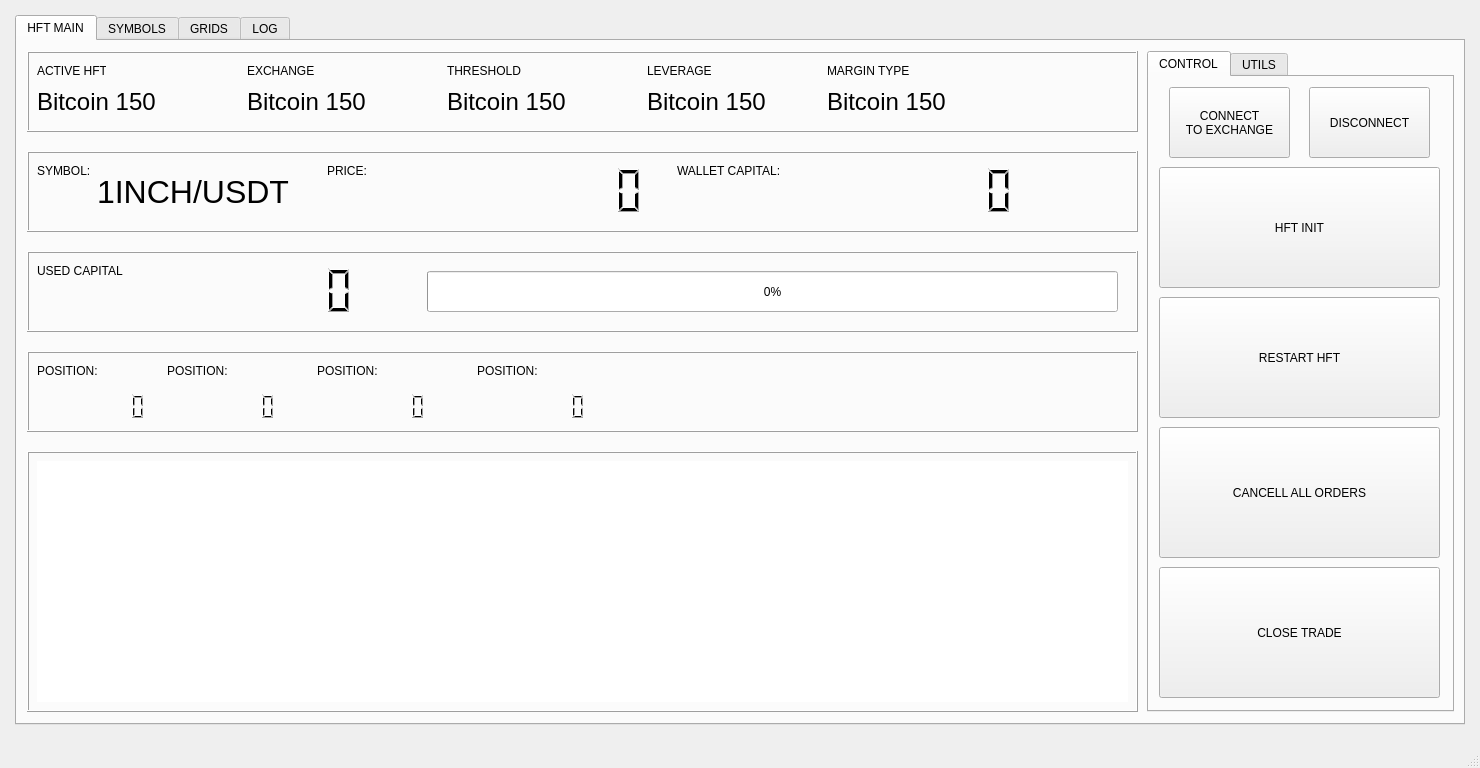
<?xml version="1.0" encoding="UTF-8"?>
<ui version="4.0">
 <class>MainWindow</class>
 <widget class="QMainWindow" name="MainWindow">
  <property name="geometry">
   <rect>
    <x>0</x>
    <y>0</y>
    <width>1480</width>
    <height>768</height>
   </rect>
  </property>
  <property name="minimumSize">
   <size>
    <width>1200</width>
    <height>768</height>
   </size>
  </property>
  <property name="windowTitle">
   <string>AiMarketsCap HFT TRADING SYSTEM</string>
  </property>
  <widget class="QWidget" name="centralwidget">
   <widget class="QWidget" name="gridLayoutWidget">
    <property name="geometry">
     <rect>
      <x>0</x>
      <y>0</y>
      <width>1481</width>
      <height>741</height>
     </rect>
    </property>
    <layout class="QGridLayout" name="gridLayout">
     <item row="0" column="0">
      <widget class="QTabWidget" name="tabWidget">
       <property name="sizePolicy">
        <sizepolicy hsizetype="Maximum" vsizetype="Maximum">
         <horstretch>0</horstretch>
         <verstretch>0</verstretch>
        </sizepolicy>
       </property>
       <property name="minimumSize">
        <size>
         <width>1450</width>
         <height>710</height>
        </size>
       </property>
       <property name="whatsThis">
        <string>&lt;html&gt;&lt;head/&gt;&lt;body&gt;&lt;p&gt;&lt;br/&gt;&lt;/p&gt;&lt;/body&gt;&lt;/html&gt;</string>
       </property>
       <property name="tabPosition">
        <enum>QTabWidget::North</enum>
       </property>
       <property name="tabShape">
        <enum>QTabWidget::Rounded</enum>
       </property>
       <property name="currentIndex">
        <number>0</number>
       </property>
       <property name="documentMode">
        <bool>false</bool>
       </property>
       <property name="tabsClosable">
        <bool>false</bool>
       </property>
       <widget class="QWidget" name="main_tab">
        <property name="focusPolicy">
         <enum>Qt::StrongFocus</enum>
        </property>
        <attribute name="title">
         <string>HFT MAIN</string>
        </attribute>
        <widget class="QFrame" name="frame">
         <property name="geometry">
          <rect>
           <x>10</x>
           <y>110</y>
           <width>1111</width>
           <height>81</height>
          </rect>
         </property>
         <property name="frameShape">
          <enum>QFrame::Box</enum>
         </property>
         <property name="frameShadow">
          <enum>QFrame::Raised</enum>
         </property>
         <widget class="QLabel" name="label">
          <property name="geometry">
           <rect>
            <x>10</x>
            <y>10</y>
            <width>69</width>
            <height>19</height>
           </rect>
          </property>
          <property name="text">
           <string>SYMBOL:</string>
          </property>
         </widget>
         <widget class="QLCDNumber" name="lcdTicker">
          <property name="geometry">
           <rect>
            <x>410</x>
            <y>10</y>
            <width>209</width>
            <height>59</height>
           </rect>
          </property>
          <property name="frameShape">
           <enum>QFrame::NoFrame</enum>
          </property>
          <property name="digitCount">
           <number>8</number>
          </property>
         </widget>
         <widget class="QLabel" name="label_2">
          <property name="geometry">
           <rect>
            <x>300</x>
            <y>10</y>
            <width>111</width>
            <height>19</height>
           </rect>
          </property>
          <property name="text">
           <string>PRICE:</string>
          </property>
         </widget>
         <widget class="QLCDNumber" name="walletcapitalLCD">
          <property name="geometry">
           <rect>
            <x>780</x>
            <y>10</y>
            <width>209</width>
            <height>59</height>
           </rect>
          </property>
          <property name="frameShape">
           <enum>QFrame::NoFrame</enum>
          </property>
          <property name="digitCount">
           <number>8</number>
          </property>
         </widget>
         <widget class="QLabel" name="label_3">
          <property name="geometry">
           <rect>
            <x>650</x>
            <y>10</y>
            <width>121</width>
            <height>19</height>
           </rect>
          </property>
          <property name="text">
           <string>WALLET CAPITAL:</string>
          </property>
         </widget>
         <widget class="QLabel" name="symbolLabel">
          <property name="geometry">
           <rect>
            <x>70</x>
            <y>20</y>
            <width>201</width>
            <height>41</height>
           </rect>
          </property>
          <property name="font">
           <font>
            <pointsize>24</pointsize>
           </font>
          </property>
          <property name="frameShape">
           <enum>QFrame::NoFrame</enum>
          </property>
          <property name="frameShadow">
           <enum>QFrame::Raised</enum>
          </property>
          <property name="text">
           <string>1INCH/USDT</string>
          </property>
         </widget>
        </widget>
        <widget class="QFrame" name="frame_2">
         <property name="geometry">
          <rect>
           <x>10</x>
           <y>410</y>
           <width>1111</width>
           <height>261</height>
          </rect>
         </property>
         <property name="frameShape">
          <enum>QFrame::Box</enum>
         </property>
         <property name="frameShadow">
          <enum>QFrame::Raised</enum>
         </property>
         <widget class="QTableView" name="orderTable">
          <property name="geometry">
           <rect>
            <x>10</x>
            <y>10</y>
            <width>1091</width>
            <height>241</height>
           </rect>
          </property>
          <property name="frameShape">
           <enum>QFrame::NoFrame</enum>
          </property>
          <property name="sortingEnabled">
           <bool>true</bool>
          </property>
          <attribute name="horizontalHeaderMinimumSectionSize">
           <number>122</number>
          </attribute>
          <attribute name="horizontalHeaderStretchLastSection">
           <bool>true</bool>
          </attribute>
         </widget>
        </widget>
        <widget class="QFrame" name="frame_3">
         <property name="geometry">
          <rect>
           <x>10</x>
           <y>210</y>
           <width>1111</width>
           <height>81</height>
          </rect>
         </property>
         <property name="frameShape">
          <enum>QFrame::Box</enum>
         </property>
         <property name="frameShadow">
          <enum>QFrame::Raised</enum>
         </property>
         <widget class="QLCDNumber" name="usedcapitalLcd">
          <property name="geometry">
           <rect>
            <x>120</x>
            <y>10</y>
            <width>209</width>
            <height>59</height>
           </rect>
          </property>
          <property name="frameShape">
           <enum>QFrame::NoFrame</enum>
          </property>
          <property name="digitCount">
           <number>8</number>
          </property>
         </widget>
         <widget class="QLabel" name="label_5">
          <property name="geometry">
           <rect>
            <x>10</x>
            <y>10</y>
            <width>111</width>
            <height>19</height>
           </rect>
          </property>
          <property name="text">
           <string>USED CAPITAL</string>
          </property>
         </widget>
         <widget class="QProgressBar" name="usedcapitalBar">
          <property name="geometry">
           <rect>
            <x>400</x>
            <y>20</y>
            <width>691</width>
            <height>41</height>
           </rect>
          </property>
          <property name="value">
           <number>0</number>
          </property>
         </widget>
        </widget>
        <widget class="QFrame" name="frame_5">
         <property name="geometry">
          <rect>
           <x>10</x>
           <y>310</y>
           <width>1111</width>
           <height>81</height>
          </rect>
         </property>
         <property name="frameShape">
          <enum>QFrame::Box</enum>
         </property>
         <property name="frameShadow">
          <enum>QFrame::Raised</enum>
         </property>
         <widget class="QLCDNumber" name="lcdTicker_13">
          <property name="geometry">
           <rect>
            <x>10</x>
            <y>40</y>
            <width>111</width>
            <height>31</height>
           </rect>
          </property>
          <property name="frameShape">
           <enum>QFrame::NoFrame</enum>
          </property>
          <property name="digitCount">
           <number>8</number>
          </property>
         </widget>
         <widget class="QLabel" name="label_18">
          <property name="geometry">
           <rect>
            <x>10</x>
            <y>10</y>
            <width>111</width>
            <height>19</height>
           </rect>
          </property>
          <property name="text">
           <string>POSITION:</string>
          </property>
         </widget>
         <widget class="QLabel" name="label_19">
          <property name="geometry">
           <rect>
            <x>140</x>
            <y>10</y>
            <width>111</width>
            <height>19</height>
           </rect>
          </property>
          <property name="text">
           <string>POSITION:</string>
          </property>
         </widget>
         <widget class="QLCDNumber" name="lcdTicker_14">
          <property name="geometry">
           <rect>
            <x>140</x>
            <y>40</y>
            <width>111</width>
            <height>31</height>
           </rect>
          </property>
          <property name="frameShape">
           <enum>QFrame::NoFrame</enum>
          </property>
          <property name="digitCount">
           <number>8</number>
          </property>
         </widget>
         <widget class="QLabel" name="label_20">
          <property name="geometry">
           <rect>
            <x>290</x>
            <y>10</y>
            <width>111</width>
            <height>19</height>
           </rect>
          </property>
          <property name="text">
           <string>POSITION:</string>
          </property>
         </widget>
         <widget class="QLCDNumber" name="lcdTicker_15">
          <property name="geometry">
           <rect>
            <x>290</x>
            <y>40</y>
            <width>111</width>
            <height>31</height>
           </rect>
          </property>
          <property name="frameShape">
           <enum>QFrame::NoFrame</enum>
          </property>
          <property name="digitCount">
           <number>8</number>
          </property>
         </widget>
         <widget class="QLabel" name="label_21">
          <property name="geometry">
           <rect>
            <x>450</x>
            <y>10</y>
            <width>111</width>
            <height>19</height>
           </rect>
          </property>
          <property name="text">
           <string>POSITION:</string>
          </property>
         </widget>
         <widget class="QLCDNumber" name="lcdTicker_16">
          <property name="geometry">
           <rect>
            <x>450</x>
            <y>40</y>
            <width>111</width>
            <height>31</height>
           </rect>
          </property>
          <property name="frameShape">
           <enum>QFrame::NoFrame</enum>
          </property>
          <property name="digitCount">
           <number>8</number>
          </property>
         </widget>
        </widget>
        <widget class="QFrame" name="frame_6">
         <property name="geometry">
          <rect>
           <x>10</x>
           <y>10</y>
           <width>1111</width>
           <height>81</height>
          </rect>
         </property>
         <property name="frameShape">
          <enum>QFrame::Box</enum>
         </property>
         <property name="frameShadow">
          <enum>QFrame::Raised</enum>
         </property>
         <widget class="QLabel" name="label_4">
          <property name="geometry">
           <rect>
            <x>10</x>
            <y>10</y>
            <width>69</width>
            <height>19</height>
           </rect>
          </property>
          <property name="text">
           <string>ACTIVE HFT</string>
          </property>
         </widget>
         <widget class="QLabel" name="label_6">
          <property name="geometry">
           <rect>
            <x>620</x>
            <y>10</y>
            <width>111</width>
            <height>19</height>
           </rect>
          </property>
          <property name="text">
           <string>LEVERAGE</string>
          </property>
         </widget>
         <widget class="QLabel" name="activehftLabel">
          <property name="geometry">
           <rect>
            <x>10</x>
            <y>30</y>
            <width>201</width>
            <height>41</height>
           </rect>
          </property>
          <property name="font">
           <font>
            <pointsize>18</pointsize>
           </font>
          </property>
          <property name="frameShape">
           <enum>QFrame::NoFrame</enum>
          </property>
          <property name="frameShadow">
           <enum>QFrame::Raised</enum>
          </property>
          <property name="text">
           <string>Bitcoin 150</string>
          </property>
         </widget>
         <widget class="QLabel" name="leverageLabel">
          <property name="geometry">
           <rect>
            <x>620</x>
            <y>30</y>
            <width>201</width>
            <height>41</height>
           </rect>
          </property>
          <property name="font">
           <font>
            <pointsize>18</pointsize>
           </font>
          </property>
          <property name="frameShape">
           <enum>QFrame::NoFrame</enum>
          </property>
          <property name="frameShadow">
           <enum>QFrame::Raised</enum>
          </property>
          <property name="text">
           <string>Bitcoin 150</string>
          </property>
         </widget>
         <widget class="QLabel" name="marginLabel">
          <property name="geometry">
           <rect>
            <x>800</x>
            <y>30</y>
            <width>201</width>
            <height>41</height>
           </rect>
          </property>
          <property name="font">
           <font>
            <pointsize>18</pointsize>
           </font>
          </property>
          <property name="frameShape">
           <enum>QFrame::NoFrame</enum>
          </property>
          <property name="frameShadow">
           <enum>QFrame::Raised</enum>
          </property>
          <property name="text">
           <string>Bitcoin 150</string>
          </property>
         </widget>
         <widget class="QLabel" name="label_7">
          <property name="geometry">
           <rect>
            <x>800</x>
            <y>10</y>
            <width>111</width>
            <height>19</height>
           </rect>
          </property>
          <property name="text">
           <string>MARGIN TYPE</string>
          </property>
         </widget>
         <widget class="QLabel" name="label_8">
          <property name="geometry">
           <rect>
            <x>220</x>
            <y>10</y>
            <width>69</width>
            <height>19</height>
           </rect>
          </property>
          <property name="text">
           <string>EXCHANGE</string>
          </property>
         </widget>
         <widget class="QLabel" name="exchangeLabel">
          <property name="geometry">
           <rect>
            <x>220</x>
            <y>30</y>
            <width>201</width>
            <height>41</height>
           </rect>
          </property>
          <property name="font">
           <font>
            <pointsize>18</pointsize>
           </font>
          </property>
          <property name="frameShape">
           <enum>QFrame::NoFrame</enum>
          </property>
          <property name="frameShadow">
           <enum>QFrame::Raised</enum>
          </property>
          <property name="text">
           <string>Bitcoin 150</string>
          </property>
         </widget>
         <widget class="QLabel" name="thresholdLabel">
          <property name="geometry">
           <rect>
            <x>420</x>
            <y>30</y>
            <width>201</width>
            <height>41</height>
           </rect>
          </property>
          <property name="font">
           <font>
            <pointsize>18</pointsize>
           </font>
          </property>
          <property name="frameShape">
           <enum>QFrame::NoFrame</enum>
          </property>
          <property name="frameShadow">
           <enum>QFrame::Raised</enum>
          </property>
          <property name="text">
           <string>Bitcoin 150</string>
          </property>
         </widget>
         <widget class="QLabel" name="label_9">
          <property name="geometry">
           <rect>
            <x>420</x>
            <y>10</y>
            <width>111</width>
            <height>19</height>
           </rect>
          </property>
          <property name="text">
           <string>THRESHOLD</string>
          </property>
         </widget>
        </widget>
        <widget class="QTabWidget" name="tabWidget_2">
         <property name="geometry">
          <rect>
           <x>1130</x>
           <y>10</y>
           <width>307</width>
           <height>661</height>
          </rect>
         </property>
         <property name="tabShape">
          <enum>QTabWidget::Rounded</enum>
         </property>
         <property name="currentIndex">
          <number>0</number>
         </property>
         <widget class="QWidget" name="tab">
          <attribute name="title">
           <string>CONTROL</string>
          </attribute>
          <widget class="QPushButton" name="connectButton">
           <property name="geometry">
            <rect>
             <x>20</x>
             <y>10</y>
             <width>121</width>
             <height>71</height>
            </rect>
           </property>
           <property name="text">
            <string>CONNECT 
TO EXCHANGE</string>
           </property>
           <property name="flat">
            <bool>false</bool>
           </property>
          </widget>
          <widget class="QPushButton" name="cancellallordersButton">
           <property name="geometry">
            <rect>
             <x>10</x>
             <y>350</y>
             <width>281</width>
             <height>131</height>
            </rect>
           </property>
           <property name="text">
            <string>CANCELL ALL ORDERS</string>
           </property>
          </widget>
          <widget class="QPushButton" name="hftrestartButton">
           <property name="geometry">
            <rect>
             <x>10</x>
             <y>220</y>
             <width>281</width>
             <height>121</height>
            </rect>
           </property>
           <property name="text">
            <string>RESTART HFT</string>
           </property>
          </widget>
          <widget class="QPushButton" name="closetradeButton">
           <property name="geometry">
            <rect>
             <x>10</x>
             <y>490</y>
             <width>281</width>
             <height>131</height>
            </rect>
           </property>
           <property name="styleSheet">
            <string notr="true"/>
           </property>
           <property name="text">
            <string>CLOSE TRADE</string>
           </property>
          </widget>
          <widget class="QPushButton" name="disconnectButton">
           <property name="geometry">
            <rect>
             <x>160</x>
             <y>10</y>
             <width>121</width>
             <height>71</height>
            </rect>
           </property>
           <property name="text">
            <string>DISCONNECT</string>
           </property>
          </widget>
          <widget class="QPushButton" name="hftinitButton">
           <property name="geometry">
            <rect>
             <x>10</x>
             <y>90</y>
             <width>281</width>
             <height>121</height>
            </rect>
           </property>
           <property name="text">
            <string>HFT INIT</string>
           </property>
          </widget>
         </widget>
         <widget class="QWidget" name="tab_3">
          <attribute name="title">
           <string>UTILS</string>
          </attribute>
         </widget>
        </widget>
       </widget>
       <widget class="QWidget" name="tab_2">
        <attribute name="title">
         <string>SYMBOLS</string>
        </attribute>
        <widget class="QTableView" name="tableView">
         <property name="geometry">
          <rect>
           <x>10</x>
           <y>10</y>
           <width>1411</width>
           <height>301</height>
          </rect>
         </property>
        </widget>
       </widget>
       <widget class="QWidget" name="tab_4">
        <attribute name="title">
         <string>GRIDS</string>
        </attribute>
        <widget class="QTableView" name="tableView_2">
         <property name="geometry">
          <rect>
           <x>10</x>
           <y>10</y>
           <width>1421</width>
           <height>241</height>
          </rect>
         </property>
        </widget>
       </widget>
       <widget class="QWidget" name="tab_5">
        <attribute name="title">
         <string>LOG</string>
        </attribute>
        <widget class="QTextEdit" name="logText">
         <property name="geometry">
          <rect>
           <x>10</x>
           <y>10</y>
           <width>1171</width>
           <height>601</height>
          </rect>
         </property>
         <property name="focusPolicy">
          <enum>Qt::NoFocus</enum>
         </property>
         <property name="frameShape">
          <enum>QFrame::NoFrame</enum>
         </property>
         <property name="frameShadow">
          <enum>QFrame::Plain</enum>
         </property>
         <property name="lineWrapMode">
          <enum>QTextEdit::NoWrap</enum>
         </property>
         <property name="tabStopWidth">
          <number>120</number>
         </property>
        </widget>
        <widget class="QPushButton" name="pushButton">
         <property name="geometry">
          <rect>
           <x>1200</x>
           <y>10</y>
           <width>231</width>
           <height>81</height>
          </rect>
         </property>
         <property name="text">
          <string>SAVE LOG</string>
         </property>
        </widget>
        <widget class="QPushButton" name="pushButton_6">
         <property name="geometry">
          <rect>
           <x>1200</x>
           <y>100</y>
           <width>231</width>
           <height>81</height>
          </rect>
         </property>
         <property name="text">
          <string>CLEAR LOG</string>
         </property>
        </widget>
       </widget>
      </widget>
     </item>
    </layout>
   </widget>
  </widget>
  <widget class="QStatusBar" name="statusbar"/>
 </widget>
 <resources/>
 <connections/>
</ui>
